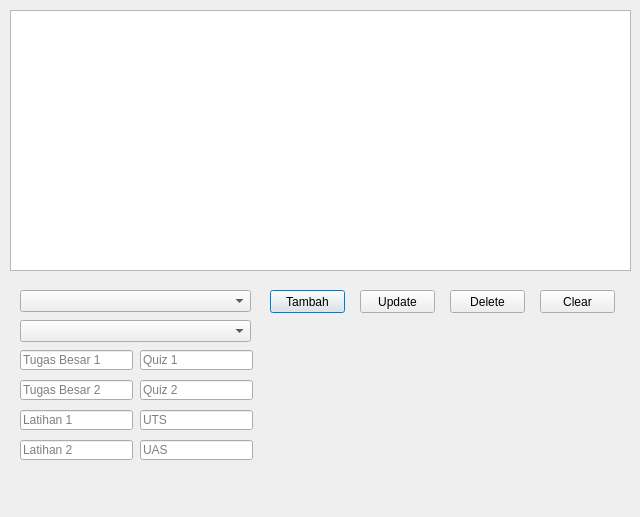
<?xml version="1.0" encoding="UTF-8"?>
<ui version="4.0">
 <class>Nilai</class>
 <widget class="QDialog" name="Nilai">
  <property name="geometry">
   <rect>
    <x>0</x>
    <y>0</y>
    <width>640</width>
    <height>517</height>
   </rect>
  </property>
  <property name="windowTitle">
   <string>Data Nilai</string>
  </property>
  <widget class="QTableView" name="tableView">
   <property name="geometry">
    <rect>
     <x>10</x>
     <y>10</y>
     <width>621</width>
     <height>261</height>
    </rect>
   </property>
  </widget>
  <widget class="QLineEdit" name="lineEdit_tb1">
   <property name="geometry">
    <rect>
     <x>20</x>
     <y>350</y>
     <width>113</width>
     <height>20</height>
    </rect>
   </property>
   <property name="placeholderText">
    <string>Tugas Besar 1</string>
   </property>
  </widget>
  <widget class="QLineEdit" name="lineEdit_tb2">
   <property name="geometry">
    <rect>
     <x>20</x>
     <y>380</y>
     <width>113</width>
     <height>20</height>
    </rect>
   </property>
   <property name="placeholderText">
    <string>Tugas Besar 2</string>
   </property>
  </widget>
  <widget class="QLineEdit" name="lineEdit_l1">
   <property name="geometry">
    <rect>
     <x>20</x>
     <y>410</y>
     <width>113</width>
     <height>20</height>
    </rect>
   </property>
   <property name="placeholderText">
    <string>Latihan 1</string>
   </property>
  </widget>
  <widget class="QLineEdit" name="lineEdit_l2">
   <property name="geometry">
    <rect>
     <x>20</x>
     <y>440</y>
     <width>113</width>
     <height>20</height>
    </rect>
   </property>
   <property name="placeholderText">
    <string>Latihan 2</string>
   </property>
  </widget>
  <widget class="QLineEdit" name="lineEdit_q1">
   <property name="geometry">
    <rect>
     <x>140</x>
     <y>380</y>
     <width>113</width>
     <height>20</height>
    </rect>
   </property>
   <property name="placeholderText">
    <string>Quiz 2</string>
   </property>
  </widget>
  <widget class="QLineEdit" name="lineEdit_q2">
   <property name="geometry">
    <rect>
     <x>140</x>
     <y>350</y>
     <width>113</width>
     <height>20</height>
    </rect>
   </property>
   <property name="placeholderText">
    <string>Quiz 1</string>
   </property>
  </widget>
  <widget class="QLineEdit" name="lineEdit_uts">
   <property name="geometry">
    <rect>
     <x>140</x>
     <y>410</y>
     <width>113</width>
     <height>20</height>
    </rect>
   </property>
   <property name="placeholderText">
    <string>UTS</string>
   </property>
  </widget>
  <widget class="QLineEdit" name="lineEdit_uas">
   <property name="geometry">
    <rect>
     <x>140</x>
     <y>440</y>
     <width>113</width>
     <height>20</height>
    </rect>
   </property>
   <property name="placeholderText">
    <string>UAS</string>
   </property>
  </widget>
  <widget class="QComboBox" name="comboBox">
   <property name="geometry">
    <rect>
     <x>20</x>
     <y>290</y>
     <width>231</width>
     <height>22</height>
    </rect>
   </property>
  </widget>
  <widget class="QComboBox" name="comboBox_2">
   <property name="geometry">
    <rect>
     <x>20</x>
     <y>320</y>
     <width>231</width>
     <height>22</height>
    </rect>
   </property>
  </widget>
  <widget class="QPushButton" name="pushButton_Tambah">
   <property name="geometry">
    <rect>
     <x>270</x>
     <y>290</y>
     <width>75</width>
     <height>23</height>
    </rect>
   </property>
   <property name="text">
    <string>Tambah</string>
   </property>
  </widget>
  <widget class="QPushButton" name="pushButton_Update">
   <property name="geometry">
    <rect>
     <x>360</x>
     <y>290</y>
     <width>75</width>
     <height>23</height>
    </rect>
   </property>
   <property name="text">
    <string>Update</string>
   </property>
  </widget>
  <widget class="QPushButton" name="pushButton_Delete">
   <property name="geometry">
    <rect>
     <x>450</x>
     <y>290</y>
     <width>75</width>
     <height>23</height>
    </rect>
   </property>
   <property name="text">
    <string>Delete</string>
   </property>
  </widget>
  <widget class="QPushButton" name="pushButton_Clear">
   <property name="geometry">
    <rect>
     <x>540</x>
     <y>290</y>
     <width>75</width>
     <height>23</height>
    </rect>
   </property>
   <property name="text">
    <string>Clear</string>
   </property>
  </widget>
 </widget>
 <resources/>
 <connections/>
</ui>
